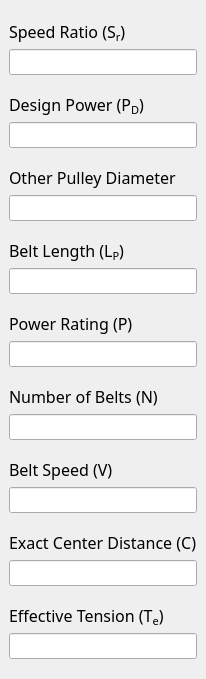
                   <widget class="QWidget" name="widget_13" native="true">
                    <layout class="QVBoxLayout" name="verticalLayout_10">
                     <property name="spacing">
                      <number>0</number>
                     </property>
                     <property name="leftMargin">
                      <number>0</number>
                     </property>
                     <property name="rightMargin">
                      <number>0</number>
                     </property>
                     <item>
                      <widget class="QWidget" name="widget_6" native="true">
                       <layout class="QVBoxLayout" name="verticalLayout_9">
                        <item>
                         <widget class="QLabel" name="label_37">
                          <property name="font">
                           <font>
                            <family>Syne</family>
                            <pointsize>12</pointsize>
                           </font>
                          </property>
                          <property name="text">
                           <string>Speed Ratio (&lt;var&gt;S&lt;sub&gt;r&lt;/sub&gt;&lt;/var&gt;)</string>
                          </property>
                         </widget>
                        </item>
                        <item>
                         <widget class="QLineEdit" name="speedRatioOutput">
                          <property name="sizePolicy">
                           <sizepolicy hsizetype="Expanding" vsizetype="Fixed">
                            <horstretch>0</horstretch>
                            <verstretch>12</verstretch>
                           </sizepolicy>
                          </property>
                          <property name="palette">
                           <palette>
                            <active/>
                            <inactive/>
                            <disabled/>
                           </palette>
                          </property>
                          <property name="font">
                           <font>
                            <family>Merriweather</family>
                            <pointsize>10</pointsize>
                            <italic>false</italic>
                            <bold>true</bold>
                           </font>
                          </property>
                          <property name="styleSheet">
                           <string notr="true">font: 700 10pt &quot;Merriweather&quot;;</string>
                          </property>
                          <property name="text">
                           <string/>
                          </property>
                          <property name="frame">
                           <bool>true</bool>
                          </property>
                          <property name="readOnly">
                           <bool>true</bool>
                          </property>
                          <property name="placeholderText">
                           <string/>
                          </property>
                          <property name="clearButtonEnabled">
                           <bool>false</bool>
                          </property>
                         </widget>
                        </item>
                       </layout>
                      </widget>
                     </item>
                     <item>
                      <widget class="QWidget" name="widget_7" native="true">
                       <layout class="QVBoxLayout" name="verticalLayout_11">
                        <item>
                         <widget class="QLabel" name="label_38">
                          <property name="font">
                           <font>
                            <family>Syne</family>
                            <pointsize>12</pointsize>
                           </font>
                          </property>
                          <property name="text">
                           <string>Design Power (&lt;var&gt;P&lt;sub&gt;D&lt;/sub&gt;&lt;/var&gt;)</string>
                          </property>
                         </widget>
                        </item>
                        <item>
                         <widget class="QLineEdit" name="designPowerOutput">
                          <property name="sizePolicy">
                           <sizepolicy hsizetype="Expanding" vsizetype="Fixed">
                            <horstretch>0</horstretch>
                            <verstretch>12</verstretch>
                           </sizepolicy>
                          </property>
                          <property name="palette">
                           <palette>
                            <active/>
                            <inactive/>
                            <disabled/>
                           </palette>
                          </property>
                          <property name="font">
                           <font>
                            <family>Merriweather</family>
                            <pointsize>10</pointsize>
                            <italic>false</italic>
                            <bold>true</bold>
                           </font>
                          </property>
                          <property name="styleSheet">
                           <string notr="true">font: 700 10pt &quot;Merriweather&quot;;</string>
                          </property>
                          <property name="text">
                           <string/>
                          </property>
                          <property name="frame">
                           <bool>true</bool>
                          </property>
                          <property name="readOnly">
                           <bool>true</bool>
                          </property>
                          <property name="placeholderText">
                           <string/>
                          </property>
                          <property name="clearButtonEnabled">
                           <bool>false</bool>
                          </property>
                         </widget>
                        </item>
                       </layout>
                      </widget>
                     </item>
                     <item>
                      <widget class="QWidget" name="widget_8" native="true">
                       <layout class="QVBoxLayout" name="verticalLayout_12">
                        <item>
                         <widget class="QLabel" name="label_42">
                          <property name="font">
                           <font>
                            <family>Syne</family>
                            <pointsize>12</pointsize>
                           </font>
                          </property>
                          <property name="text">
                           <string>Other Pulley Diameter</string>
                          </property>
                         </widget>
                        </item>
                        <item>
                         <widget class="QLineEdit" name="pulleyDiameterOutput">
                          <property name="sizePolicy">
                           <sizepolicy hsizetype="Expanding" vsizetype="Fixed">
                            <horstretch>0</horstretch>
                            <verstretch>12</verstretch>
                           </sizepolicy>
                          </property>
                          <property name="palette">
                           <palette>
                            <active/>
                            <inactive/>
                            <disabled/>
                           </palette>
                          </property>
                          <property name="font">
                           <font>
                            <family>Merriweather</family>
                            <pointsize>10</pointsize>
                            <italic>false</italic>
                            <bold>true</bold>
                           </font>
                          </property>
                          <property name="styleSheet">
                           <string notr="true">font: 700 10pt &quot;Merriweather&quot;;</string>
                          </property>
                          <property name="text">
                           <string/>
                          </property>
                          <property name="frame">
                           <bool>true</bool>
                          </property>
                          <property name="readOnly">
                           <bool>true</bool>
                          </property>
                          <property name="placeholderText">
                           <string/>
                          </property>
                          <property name="clearButtonEnabled">
                           <bool>false</bool>
                          </property>
                         </widget>
                        </item>
                       </layout>
                      </widget>
                     </item>
                     <item>
                      <widget class="QWidget" name="widget_9" native="true">
                       <layout class="QVBoxLayout" name="verticalLayout_13">
                        <item>
                         <widget class="QLabel" name="label_43">
                          <property name="font">
                           <font>
                            <family>Syne</family>
                            <pointsize>12</pointsize>
                           </font>
                          </property>
                          <property name="text">
                           <string>Belt Length (&lt;var&gt;L&lt;sub&gt;P&lt;/sub&gt;&lt;/var&gt;)</string>
                          </property>
                         </widget>
                        </item>
                        <item>
                         <widget class="QLineEdit" name="beltLengthOutput">
                          <property name="sizePolicy">
                           <sizepolicy hsizetype="Expanding" vsizetype="Fixed">
                            <horstretch>0</horstretch>
                            <verstretch>12</verstretch>
                           </sizepolicy>
                          </property>
                          <property name="palette">
                           <palette>
                            <active/>
                            <inactive/>
                            <disabled/>
                           </palette>
                          </property>
                          <property name="font">
                           <font>
                            <family>Merriweather</family>
                            <pointsize>10</pointsize>
                            <italic>false</italic>
                            <bold>true</bold>
                           </font>
                          </property>
                          <property name="styleSheet">
                           <string notr="true">font: 700 10pt &quot;Merriweather&quot;;</string>
                          </property>
                          <property name="text">
                           <string/>
                          </property>
                          <property name="frame">
                           <bool>true</bool>
                          </property>
                          <property name="readOnly">
                           <bool>true</bool>
                          </property>
                          <property name="placeholderText">
                           <string/>
                          </property>
                          <property name="clearButtonEnabled">
                           <bool>false</bool>
                          </property>
                         </widget>
                        </item>
                       </layout>
                      </widget>
                     </item>
                     <item>
                      <widget class="QWidget" name="widget_10" native="true">
                       <layout class="QVBoxLayout" name="verticalLayout_14">
                        <property name="sizeConstraint">
                         <enum>QLayout::SizeConstraint::SetDefaultConstraint</enum>
                        </property>
                        <item>
                         <widget class="QLabel" name="label_44">
                          <property name="font">
                           <font>
                            <family>Syne</family>
                            <pointsize>12</pointsize>
                           </font>
                          </property>
                          <property name="text">
                           <string>Power Rating (&lt;var&gt;P&lt;/var&gt;)</string>
                          </property>
                         </widget>
                        </item>
                        <item>
                         <widget class="QLineEdit" name="powerRatingOutput">
                          <property name="sizePolicy">
                           <sizepolicy hsizetype="Expanding" vsizetype="Expanding">
                            <horstretch>0</horstretch>
                            <verstretch>12</verstretch>
                           </sizepolicy>
                          </property>
                          <property name="palette">
                           <palette>
                            <active/>
                            <inactive/>
                            <disabled/>
                           </palette>
                          </property>
                          <property name="font">
                           <font>
                            <family>Merriweather</family>
                            <pointsize>10</pointsize>
                            <italic>false</italic>
                            <bold>true</bold>
                           </font>
                          </property>
                          <property name="styleSheet">
                           <string notr="true">font: 700 10pt &quot;Merriweather&quot;;</string>
                          </property>
                          <property name="text">
                           <string/>
                          </property>
                          <property name="frame">
                           <bool>true</bool>
                          </property>
                          <property name="readOnly">
                           <bool>true</bool>
                          </property>
                          <property name="placeholderText">
                           <string/>
                          </property>
                          <property name="clearButtonEnabled">
                           <bool>false</bool>
                          </property>
                         </widget>
                        </item>
                       </layout>
                      </widget>
                     </item>
                     <item>
                      <widget class="QWidget" name="widget_11" native="true">
                       <layout class="QVBoxLayout" name="verticalLayout_15">
                        <item>
                         <widget class="QLabel" name="label_45">
                          <property name="font">
                           <font>
                            <family>Syne</family>
                            <pointsize>12</pointsize>
                           </font>
                          </property>
                          <property name="text">
                           <string>Number of Belts (&lt;var&gt;N&lt;/var&gt;)</string>
                          </property>
                         </widget>
                        </item>
                        <item>
                         <widget class="QLineEdit" name="beltNumberOutput">
                          <property name="sizePolicy">
                           <sizepolicy hsizetype="Expanding" vsizetype="Fixed">
                            <horstretch>0</horstretch>
                            <verstretch>12</verstretch>
                           </sizepolicy>
                          </property>
                          <property name="palette">
                           <palette>
                            <active/>
                            <inactive/>
                            <disabled/>
                           </palette>
                          </property>
                          <property name="font">
                           <font>
                            <family>Merriweather</family>
                            <pointsize>10</pointsize>
                            <italic>false</italic>
                            <bold>true</bold>
                           </font>
                          </property>
                          <property name="styleSheet">
                           <string notr="true">font: 700 10pt &quot;Merriweather&quot;;</string>
                          </property>
                          <property name="text">
                           <string/>
                          </property>
                          <property name="frame">
                           <bool>true</bool>
                          </property>
                          <property name="readOnly">
                           <bool>true</bool>
                          </property>
                          <property name="placeholderText">
                           <string/>
                          </property>
                          <property name="clearButtonEnabled">
                           <bool>false</bool>
                          </property>
                         </widget>
                        </item>
                       </layout>
                      </widget>
                     </item>
                     <item>
                      <widget class="QWidget" name="widget_22" native="true">
                       <layout class="QVBoxLayout" name="verticalLayout_26">
                        <item>
                         <widget class="QLabel" name="label_53">
                          <property name="font">
                           <font>
                            <family>Syne</family>
                            <pointsize>12</pointsize>
                           </font>
                          </property>
                          <property name="text">
                           <string>Belt Speed (&lt;var&gt;V&lt;/var&gt;)</string>
                          </property>
                         </widget>
                        </item>
                        <item>
                         <widget class="QLineEdit" name="beltSpeedOutput">
                          <property name="sizePolicy">
                           <sizepolicy hsizetype="Expanding" vsizetype="Fixed">
                            <horstretch>0</horstretch>
                            <verstretch>12</verstretch>
                           </sizepolicy>
                          </property>
                          <property name="palette">
                           <palette>
                            <active/>
                            <inactive/>
                            <disabled/>
                           </palette>
                          </property>
                          <property name="font">
                           <font>
                            <family>Merriweather</family>
                            <pointsize>10</pointsize>
                            <italic>false</italic>
                            <bold>true</bold>
                           </font>
                          </property>
                          <property name="styleSheet">
                           <string notr="true">font: 700 10pt &quot;Merriweather&quot;;</string>
                          </property>
                          <property name="text">
                           <string/>
                          </property>
                          <property name="frame">
                           <bool>true</bool>
                          </property>
                          <property name="readOnly">
                           <bool>true</bool>
                          </property>
                          <property name="placeholderText">
                           <string/>
                          </property>
                          <property name="clearButtonEnabled">
                           <bool>false</bool>
                          </property>
                         </widget>
                        </item>
                       </layout>
                      </widget>
                     </item>
                     <item>
                      <widget class="QWidget" name="widget_12" native="true">
                       <layout class="QVBoxLayout" name="verticalLayout_16">
                        <item>
                         <widget class="QLabel" name="label_46">
                          <property name="font">
                           <font>
                            <family>Syne</family>
                            <pointsize>12</pointsize>
                           </font>
                          </property>
                          <property name="text">
                           <string>Exact Center Distance (&lt;var&gt;C&lt;/var&gt;)</string>
                          </property>
                         </widget>
                        </item>
                        <item>
                         <widget class="QLineEdit" name="exactCenterOutput">
                          <property name="sizePolicy">
                           <sizepolicy hsizetype="Expanding" vsizetype="Fixed">
                            <horstretch>0</horstretch>
                            <verstretch>12</verstretch>
                           </sizepolicy>
                          </property>
                          <property name="palette">
                           <palette>
                            <active/>
                            <inactive/>
                            <disabled/>
                           </palette>
                          </property>
                          <property name="font">
                           <font>
                            <family>Merriweather</family>
                            <pointsize>10</pointsize>
                            <italic>false</italic>
                            <bold>true</bold>
                           </font>
                          </property>
                          <property name="styleSheet">
                           <string notr="true">font: 700 10pt &quot;Merriweather&quot;;</string>
                          </property>
                          <property name="text">
                           <string/>
                          </property>
                          <property name="frame">
                           <bool>true</bool>
                          </property>
                          <property name="readOnly">
                           <bool>true</bool>
                          </property>
                          <property name="placeholderText">
                           <string/>
                          </property>
                          <property name="clearButtonEnabled">
                           <bool>false</bool>
                          </property>
                         </widget>
                        </item>
                       </layout>
                      </widget>
                     </item>
                     <item>
                      <widget class="QWidget" name="widget_38" native="true">
                       <layout class="QVBoxLayout" name="verticalLayout_48">
                        <item>
                         <widget class="QLabel" name="label_59">
                          <property name="font">
                           <font>
                            <family>Syne</family>
                            <pointsize>12</pointsize>
                           </font>
                          </property>
                          <property name="text">
                           <string>Effective Tension (&lt;var&gt;T&lt;sub&gt;e&lt;/sub&gt;&lt;/var&gt;)</string>
                          </property>
                         </widget>
                        </item>
                        <item>
                         <widget class="QLineEdit" name="effectiveTensionOutput">
                          <property name="sizePolicy">
                           <sizepolicy hsizetype="Expanding" vsizetype="Fixed">
                            <horstretch>0</horstretch>
                            <verstretch>12</verstretch>
                           </sizepolicy>
                          </property>
                          <property name="palette">
                           <palette>
                            <active/>
                            <inactive/>
                            <disabled/>
                           </palette>
                          </property>
                          <property name="font">
                           <font>
                            <family>Merriweather</family>
                            <pointsize>10</pointsize>
                            <italic>false</italic>
                            <bold>true</bold>
                           </font>
                          </property>
                          <property name="styleSheet">
                           <string notr="true">font: 700 10pt &quot;Merriweather&quot;;</string>
                          </property>
                          <property name="text">
                           <string/>
                          </property>
                          <property name="frame">
                           <bool>true</bool>
                          </property>
                          <property name="readOnly">
                           <bool>true</bool>
                          </property>
                          <property name="placeholderText">
                           <string/>
                          </property>
                          <property name="clearButtonEnabled">
                           <bool>false</bool>
                          </property>
                         </widget>
                        </item>
                       </layout>
                      </widget>
                     </item>
                    </layout>
                   </widget>
